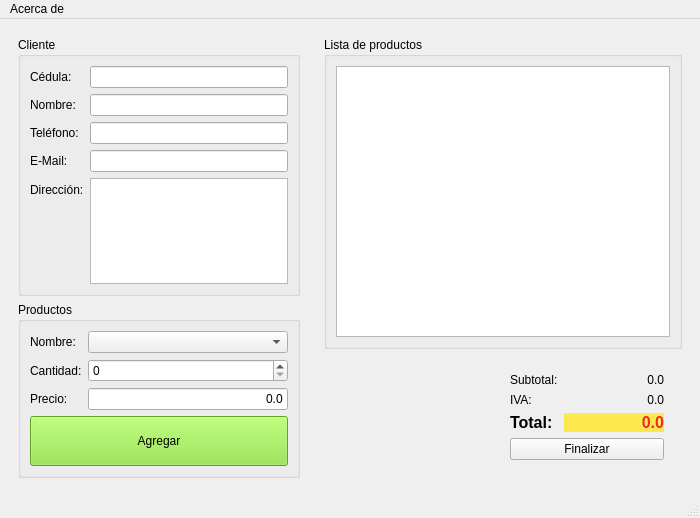
<?xml version="1.0" encoding="UTF-8"?>
<ui version="4.0">
 <class>Tienda</class>
 <widget class="QMainWindow" name="Tienda">
  <property name="enabled">
   <bool>true</bool>
  </property>
  <property name="geometry">
   <rect>
    <x>0</x>
    <y>0</y>
    <width>700</width>
    <height>518</height>
   </rect>
  </property>
  <property name="windowTitle">
   <string>Tienda</string>
  </property>
  <widget class="QWidget" name="centralwidget">
   <layout class="QHBoxLayout" name="horizontalLayout_3">
    <item>
     <widget class="QWidget" name="widget" native="true">
      <property name="minimumSize">
       <size>
        <width>300</width>
        <height>0</height>
       </size>
      </property>
      <property name="maximumSize">
       <size>
        <width>300</width>
        <height>16777215</height>
       </size>
      </property>
      <layout class="QVBoxLayout" name="verticalLayout_2">
       <item>
        <widget class="QGroupBox" name="groupBox_2">
         <property name="title">
          <string>Cliente</string>
         </property>
         <layout class="QFormLayout" name="formLayout_2">
          <item row="0" column="0">
           <widget class="QLabel" name="label_7">
            <property name="text">
             <string>Cédula:</string>
            </property>
           </widget>
          </item>
          <item row="0" column="1">
           <widget class="QLineEdit" name="inCedula"/>
          </item>
          <item row="1" column="0">
           <widget class="QLabel" name="label_8">
            <property name="text">
             <string>Nombre:</string>
            </property>
           </widget>
          </item>
          <item row="1" column="1">
           <widget class="QLineEdit" name="inNombre"/>
          </item>
          <item row="2" column="0">
           <widget class="QLabel" name="label_9">
            <property name="text">
             <string>Teléfono:</string>
            </property>
           </widget>
          </item>
          <item row="2" column="1">
           <widget class="QLineEdit" name="inTelefono"/>
          </item>
          <item row="3" column="0">
           <widget class="QLabel" name="label_10">
            <property name="text">
             <string>E-Mail:</string>
            </property>
           </widget>
          </item>
          <item row="3" column="1">
           <widget class="QLineEdit" name="inEmail"/>
          </item>
          <item row="4" column="0">
           <widget class="QLabel" name="label_11">
            <property name="text">
             <string>Dirección:</string>
            </property>
           </widget>
          </item>
          <item row="4" column="1">
           <widget class="QTextEdit" name="inDireccion"/>
          </item>
         </layout>
        </widget>
       </item>
       <item>
        <widget class="QGroupBox" name="groupBox_3">
         <property name="title">
          <string>Productos</string>
         </property>
         <layout class="QFormLayout" name="formLayout_3">
          <item row="0" column="0">
           <widget class="QLabel" name="label_12">
            <property name="text">
             <string>Nombre:</string>
            </property>
           </widget>
          </item>
          <item row="0" column="1">
           <widget class="QComboBox" name="inProducto"/>
          </item>
          <item row="1" column="0">
           <widget class="QLabel" name="label_13">
            <property name="text">
             <string>Cantidad:</string>
            </property>
           </widget>
          </item>
          <item row="1" column="1">
           <widget class="QSpinBox" name="inCantidad"/>
          </item>
          <item row="2" column="0">
           <widget class="QLabel" name="label_14">
            <property name="text">
             <string>Precio:</string>
            </property>
           </widget>
          </item>
          <item row="3" column="0" colspan="2">
           <widget class="QPushButton" name="cmdAgregar">
            <property name="minimumSize">
             <size>
              <width>0</width>
              <height>50</height>
             </size>
            </property>
            <property name="styleSheet">
             <string notr="true">background-color: rgb(138, 226, 52);</string>
            </property>
            <property name="text">
             <string>Agregar</string>
            </property>
           </widget>
          </item>
          <item row="2" column="1">
           <widget class="QLineEdit" name="outPrecio">
            <property name="enabled">
             <bool>true</bool>
            </property>
            <property name="text">
             <string>0.0</string>
            </property>
            <property name="alignment">
             <set>Qt::AlignRight|Qt::AlignTrailing|Qt::AlignVCenter</set>
            </property>
            <property name="readOnly">
             <bool>true</bool>
            </property>
           </widget>
          </item>
         </layout>
        </widget>
       </item>
       <item>
        <spacer name="verticalSpacer">
         <property name="orientation">
          <enum>Qt::Vertical</enum>
         </property>
         <property name="sizeHint" stdset="0">
          <size>
           <width>20</width>
           <height>40</height>
          </size>
         </property>
        </spacer>
       </item>
      </layout>
     </widget>
    </item>
    <item>
     <widget class="QWidget" name="widget_2" native="true">
      <layout class="QVBoxLayout" name="verticalLayout">
       <item>
        <widget class="QGroupBox" name="groupBox">
         <property name="title">
          <string>Lista de productos</string>
         </property>
         <layout class="QHBoxLayout" name="horizontalLayout">
          <item>
           <widget class="QTableWidget" name="outDetalle">
            <property name="gridStyle">
             <enum>Qt::SolidLine</enum>
            </property>
           </widget>
          </item>
         </layout>
        </widget>
       </item>
       <item>
        <widget class="QWidget" name="widget_3" native="true">
         <layout class="QHBoxLayout" name="horizontalLayout_2">
          <item>
           <spacer name="horizontalSpacer">
            <property name="orientation">
             <enum>Qt::Horizontal</enum>
            </property>
            <property name="sizeHint" stdset="0">
             <size>
              <width>45</width>
              <height>20</height>
             </size>
            </property>
           </spacer>
          </item>
          <item>
           <widget class="QWidget" name="widget_4" native="true">
            <layout class="QFormLayout" name="formLayout">
             <item row="0" column="0">
              <widget class="QLabel" name="label">
               <property name="text">
                <string>Subtotal:</string>
               </property>
              </widget>
             </item>
             <item row="0" column="1">
              <widget class="QLabel" name="outSubtotal">
               <property name="minimumSize">
                <size>
                 <width>100</width>
                 <height>0</height>
                </size>
               </property>
               <property name="text">
                <string>0.0</string>
               </property>
               <property name="alignment">
                <set>Qt::AlignRight|Qt::AlignTrailing|Qt::AlignVCenter</set>
               </property>
              </widget>
             </item>
             <item row="1" column="0">
              <widget class="QLabel" name="label_3">
               <property name="text">
                <string>IVA:</string>
               </property>
              </widget>
             </item>
             <item row="1" column="1">
              <widget class="QLabel" name="outIva">
               <property name="minimumSize">
                <size>
                 <width>100</width>
                 <height>0</height>
                </size>
               </property>
               <property name="text">
                <string>0.0</string>
               </property>
               <property name="alignment">
                <set>Qt::AlignRight|Qt::AlignTrailing|Qt::AlignVCenter</set>
               </property>
              </widget>
             </item>
             <item row="2" column="0">
              <widget class="QLabel" name="label_5">
               <property name="font">
                <font>
                 <pointsize>12</pointsize>
                 <weight>75</weight>
                 <bold>true</bold>
                </font>
               </property>
               <property name="text">
                <string>Total:</string>
               </property>
              </widget>
             </item>
             <item row="2" column="1">
              <widget class="QLabel" name="outTotal">
               <property name="minimumSize">
                <size>
                 <width>100</width>
                 <height>0</height>
                </size>
               </property>
               <property name="font">
                <font>
                 <pointsize>12</pointsize>
                 <weight>75</weight>
                 <bold>true</bold>
                </font>
               </property>
               <property name="styleSheet">
                <string notr="true">background-color: rgb(252, 233, 79);
color: rgb(239, 41, 41);</string>
               </property>
               <property name="text">
                <string>0.0</string>
               </property>
               <property name="alignment">
                <set>Qt::AlignRight|Qt::AlignTrailing|Qt::AlignVCenter</set>
               </property>
              </widget>
             </item>
             <item row="3" column="0" colspan="2">
              <widget class="QPushButton" name="cmdFinalizar">
               <property name="text">
                <string>Finalizar</string>
               </property>
              </widget>
             </item>
            </layout>
           </widget>
          </item>
         </layout>
        </widget>
       </item>
      </layout>
     </widget>
    </item>
   </layout>
  </widget>
  <widget class="QMenuBar" name="menubar">
   <property name="geometry">
    <rect>
     <x>0</x>
     <y>0</y>
     <width>700</width>
     <height>21</height>
    </rect>
   </property>
   <widget class="QMenu" name="menuAcerca_de">
    <property name="title">
     <string>Acerca de</string>
    </property>
   </widget>
   <addaction name="menuAcerca_de"/>
  </widget>
  <widget class="QStatusBar" name="statusbar"/>
 </widget>
 <resources/>
 <connections/>
</ui>
